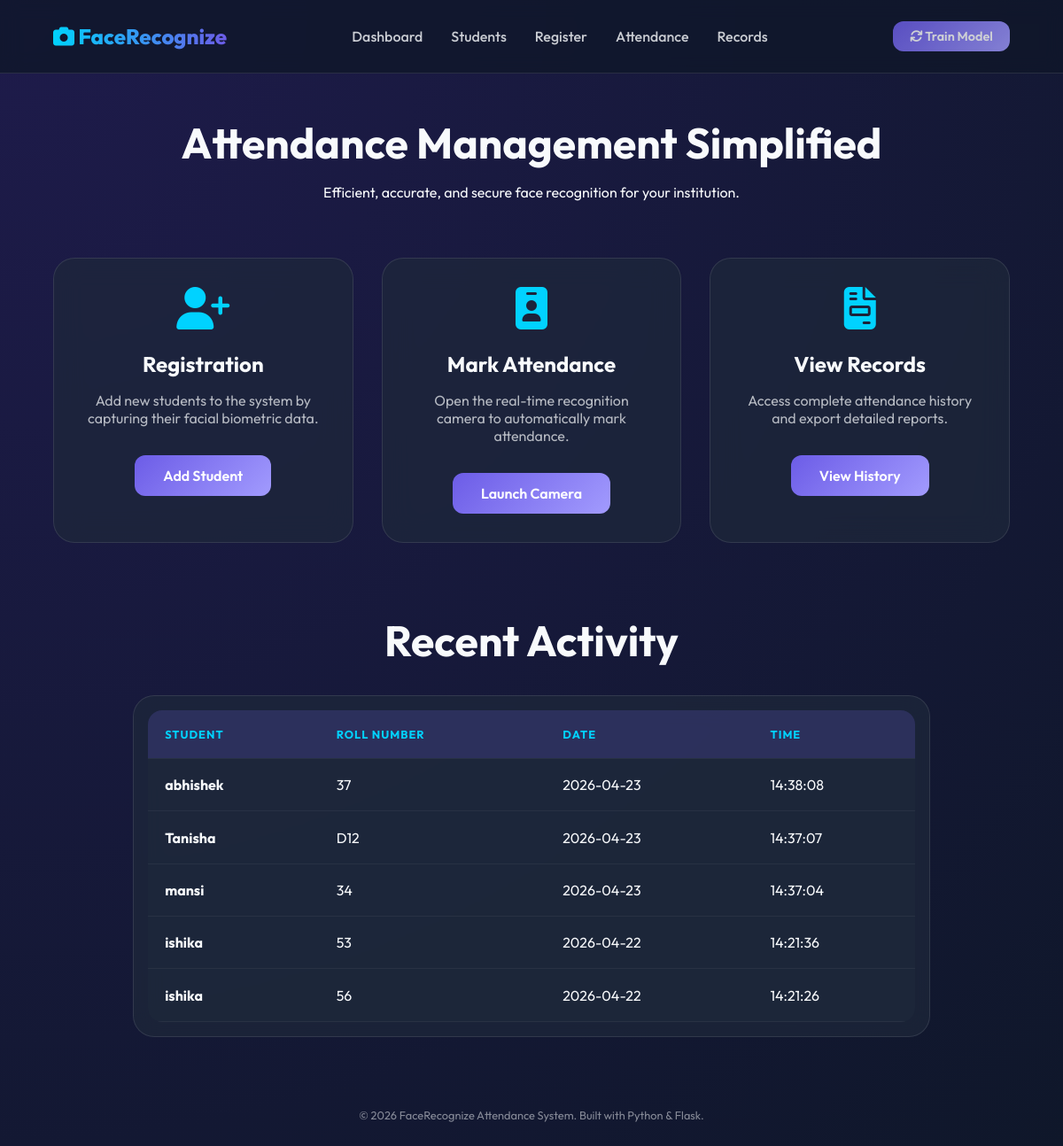
The page / on the database its author committed.
### tables this page shows
CREATE TABLE attendance (
            id INTEGER PRIMARY KEY AUTOINCREMENT,
            student_id INTEGER,
            date TEXT NOT NULL,
            time TEXT NOT NULL,
            FOREIGN KEY (student_id) REFERENCES students (id)
        );

CREATE TABLE students (
            id INTEGER PRIMARY KEY AUTOINCREMENT,
            name TEXT NOT NULL,
            roll_number TEXT UNIQUE NOT NULL
        );

### app.py (the view)
@app.route('/')
def index():
    records = get_attendance_report()[:5]
    return render_template('index.html', recent_records=records)

### database.py (called while the page is built)
def get_attendance_report():
    conn = sqlite3.connect(DB_PATH)
    cursor = conn.cursor()
    cursor.execute('''
        SELECT a.id, s.name, s.roll_number, a.date, a.time
        FROM attendance a
        JOIN students s ON a.student_id = s.id
        ORDER BY a.date DESC, a.time DESC
    ''')
    records = cursor.fetchall()
    conn.close()
    return records

### templates/index.html
{% extends 'layout.html' %}
{% block content %}
<div class="hero">
    <h2>Attendance Management <span>Simplified</span></h2>
    <p>Efficient, accurate, and secure face recognition for your institution.</p>
</div>
<div class="grid">
    <div class="card">
        <i class="fas fa-user-plus"></i>
        <h3>Registration</h3>
        <p>Add new students to the system by capturing their facial biometric data.</p>
        <a href="{{ url_for('register') }}" class="btn btn-primary">Add Student</a>
    </div>
    <div class="card">
        <i class="fas fa-id-badge"></i>
        <h3>Mark Attendance</h3>
        <p>Open the real-time recognition camera to automatically mark attendance.</p>
        <a href="{{ url_for('attendance') }}" class="btn btn-primary">Launch Camera</a>
    </div>
    <div class="card">
        <i class="fas fa-file-invoice"></i>
        <h3>View Records</h3>
        <p>Access complete attendance history and export detailed reports.</p>
        <a href="{{ url_for('view_attendance') }}" class="btn btn-primary">View History</a>
    </div>
</div>
<div class="hero" style="margin-top: 5rem; margin-bottom: 2rem;">
    <h2>Recent <span>Activity</span></h2>
</div>
<div class="card" style="padding: 1rem; max-width: 900px; margin: 0 auto;">
    <table>
        <thead>
            <tr>
                <th>Student</th>
                <th>Roll Number</th>
                <th>Date</th>
                <th>Time</th>
            </tr>
        </thead>
        <tbody>
            {% for record in recent_records %}
            <tr>
                <td><strong>{{ record[1] }}</strong></td>
                <td>{{ record[2] }}</td>
                <td>{{ record[3] }}</td>
                <td>{{ record[4] }}</td>
            </tr>
            {% else %}
            <tr>
                <td colspan="4" style="text-align: center; padding: 2rem; opacity: 0.5;">No recent activity.</td>
            </tr>
            {% endfor %}
        </tbody>
    </table>
</div>
{% endblock %}

### templates/layout.html (shortened to what this page needs)
<!DOCTYPE html>
<html lang="en">
<head>
    <link rel="stylesheet" href="{{ url_for('static', filename='css/style.css') }}">
    <link rel="stylesheet" href="https://cdnjs.cloudflare.com/ajax/libs/font-awesome/6.4.0/css/all.min.css">
</head>
<body>
    <nav>
        <h1><i class="fas fa-camera"></i> FaceRecognize</h1>
        <ul>
            <li><a href="{{ url_for('index') }}">Dashboard</a></li>
            <li><a href="{{ url_for('students') }}">Students</a></li>
            <li><a href="{{ url_for('register') }}">Register</a></li>
            <li><a href="{{ url_for('attendance') }}">Attendance</a></li>
            <li><a href="{{ url_for('view_attendance') }}">Records</a></li>
        </ul>
        <a href="{{ url_for('train') }}" class="btn btn-primary" style="padding: 0.5rem 1.2rem; font-size: 0.9rem;">
            <i class="fas fa-sync"></i> Train Model
        </a>
    </nav>
    <div class="container">
        {% block content %}{% endblock %}
    </div>
    <footer style="text-align: center; padding: 2rem; opacity: 0.5; font-size: 0.8rem;">
        &copy; 2026 FaceRecognize Attendance System. Built with Python & Flask.
    </footer>
</body>
</html>

### static/css/style.css (style rules this page uses)
:root { --primary: #6c5ce7; --secondary: #a29bfe; --bg: #0f172a; --card-bg: rgba(30, 41, 59, 0.7); --text: #f8fafc; --accent: #00d2ff; --success: #00b894; --danger: #d63031; }
* { margin: 0; padding: 0; box-sizing: border-box; }
body { font-family: 'Outfit', sans-serif; background: radial-gradient(circle at top left, #1e1b4b, #0f172a); color: var(--text); min-height: 100vh; display: flex; flex-direction: column; }
nav { padding: 1.5rem 5%; display: flex; justify-content: space-between; align-items: center; background: rgba(15, 23, 42, 0.8); backdrop-filter: blur(10px); border-bottom: 1px solid rgba(255, 255, 255, 0.1); position: sticky; top: 0; z-index: 1000; }
nav h1 { font-size: 1.5rem; font-weight: 800; background: linear-gradient(to right, var(--accent), var(--primary)); -webkit-background-clip: text; -webkit-text-fill-color: transparent; }
nav ul { display: flex; list-style: none; gap: 2rem; }
nav a { color: var(--text); text-decoration: none; font-weight: 500; transition: 0.3s; opacity: 0.8; }
.container { flex: 1; padding: 3rem 5%; }
.hero { text-align: center; margin-bottom: 4rem; }
.hero h2 { font-size: 3rem; margin-bottom: 1rem; }
.grid { display: grid; grid-template-columns: repeat(auto-fit, minmax(300px, 1fr)); gap: 2rem; }
.card { background: var(--card-bg); padding: 2rem; border-radius: 24px; border: 1px solid rgba(255, 255, 255, 0.1); backdrop-filter: blur(16px); transition: transform 0.3s, box-shadow 0.3s; text-align: center; }
.card i { font-size: 3rem; margin-bottom: 1.5rem; color: var(--accent); }
.card h3 { margin-bottom: 1rem; font-size: 1.5rem; }
.card p { opacity: 0.7; margin-bottom: 2rem; }
.btn { display: inline-block; padding: 0.8rem 2rem; border-radius: 12px; text-decoration: none; font-weight: 600; transition: 0.3s; cursor: pointer; border: none; font-family: inherit; }
.btn-primary { background: linear-gradient(135deg, var(--primary), var(--secondary)); color: white; }
table { width: 100%; border-collapse: collapse; background: var(--card-bg); border-radius: 16px; overflow: hidden; }
th, td { padding: 1.2rem; text-align: left; border-bottom: 1px solid rgba(255, 255, 255, 0.05); }
th { background: rgba(108, 92, 231, 0.2); color: var(--accent); text-transform: uppercase; font-size: 0.8rem; letter-spacing: 1px; }

### rows shown on the page
attendance: name "abhishek", roll_number "37", date "2026-04-23", time "14:38:08"
attendance: name "Tanisha", roll_number "D12", date "2026-04-23", time "14:37:07"
attendance: name "mansi", roll_number "34", date "2026-04-23", time "14:37:04"
attendance: name "ishika", roll_number "53", date "2026-04-22", time "14:21:36"
attendance: name "ishika", roll_number "56", date "2026-04-22", time "14:21:26"
